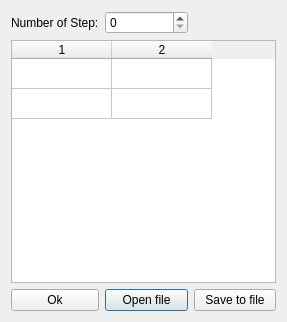
<?xml version="1.0" encoding="UTF-8"?>
<ui version="4.0">
 <class>Dialog</class>
 <widget class="QDialog" name="Dialog">
  <property name="geometry">
   <rect>
    <x>0</x>
    <y>0</y>
    <width>287</width>
    <height>322</height>
   </rect>
  </property>
  <property name="windowTitle">
   <string>Dialog</string>
  </property>
  <layout class="QGridLayout" name="gridLayout">
   <item row="1" column="1">
    <widget class="QLabel" name="labelStep">
     <property name="text">
      <string>Number of Step:</string>
     </property>
    </widget>
   </item>
   <item row="1" column="2">
    <widget class="QSpinBox" name="SpinBoxStep"/>
   </item>
   <item row="5" column="1" colspan="3">
    <widget class="QTableWidget" name="tableWidgetStep">
     <property name="lineWidth">
      <number>1</number>
     </property>
     <property name="showGrid">
      <bool>true</bool>
     </property>
     <property name="sortingEnabled">
      <bool>false</bool>
     </property>
     <property name="wordWrap">
      <bool>true</bool>
     </property>
     <property name="rowCount">
      <number>2</number>
     </property>
     <property name="columnCount">
      <number>2</number>
     </property>
     <attribute name="horizontalHeaderCascadingSectionResizes">
      <bool>false</bool>
     </attribute>
     <attribute name="horizontalHeaderShowSortIndicator" stdset="0">
      <bool>false</bool>
     </attribute>
     <attribute name="verticalHeaderVisible">
      <bool>false</bool>
     </attribute>
     <row/>
     <row/>
     <column/>
     <column/>
    </widget>
   </item>
   <item row="6" column="2">
    <widget class="QPushButton" name="pushButtonOpenfile">
     <property name="text">
      <string>Open file</string>
     </property>
    </widget>
   </item>
   <item row="6" column="3">
    <widget class="QPushButton" name="pushButtonSavefile">
     <property name="text">
      <string>Save to file</string>
     </property>
    </widget>
   </item>
   <item row="6" column="1">
    <widget class="QPushButton" name="pushButtonOK">
     <property name="text">
      <string>Ok</string>
     </property>
    </widget>
   </item>
  </layout>
 </widget>
 <resources/>
 <connections/>
</ui>
